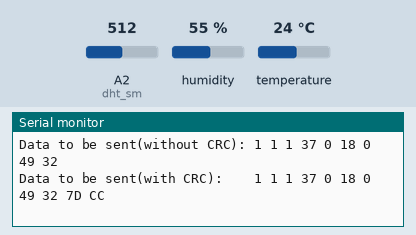
The sketch below on a simulated Arduino Uno, built with avr-gcc and run on an emulated ATmega328P. On the bench: the last lines printed to the serial monitor. The inputs (shaded band) are chosen by the test bench; at power-on: humidity 55 %, A2 (dht_sm) = 512, temperature 24 °C. No radio packets arrive unless stated.

Above: at 2.0 s.
2.1 s: humidity set to 22 %
At 3.5 s:
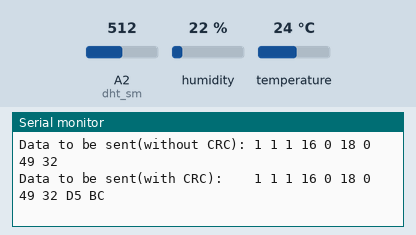
5.3 s: A2 (dht_sm) set to 716
At 7.1 s:
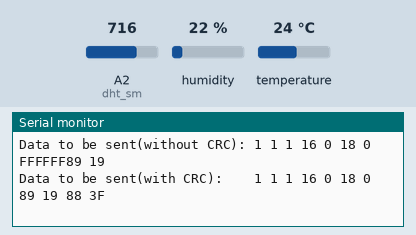
7.7 s: temperature set to 12 °C
At 10.3 s:
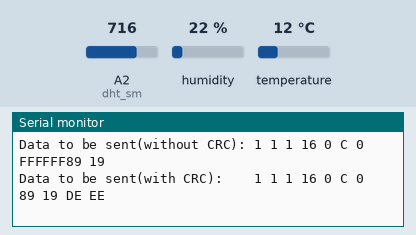
11.3 s: A2 (dht_sm) set to 900
At 13.1 s:
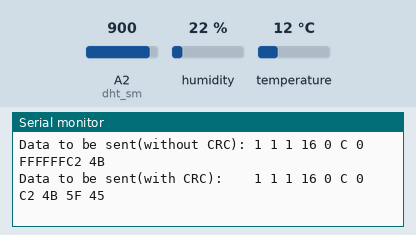
13.7 s: humidity set to 40 %
At 15.3 s:
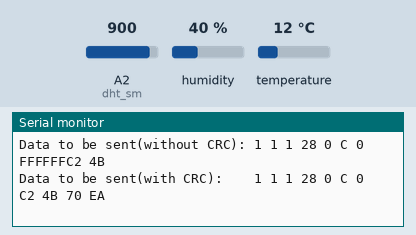
17.3 s: A2 (dht_sm) set to 1023
At 19.1 s:
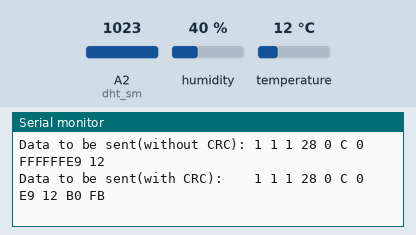
Timing chart, 0 to 20.6 s (numbered marks = the images above; inputs shaded):
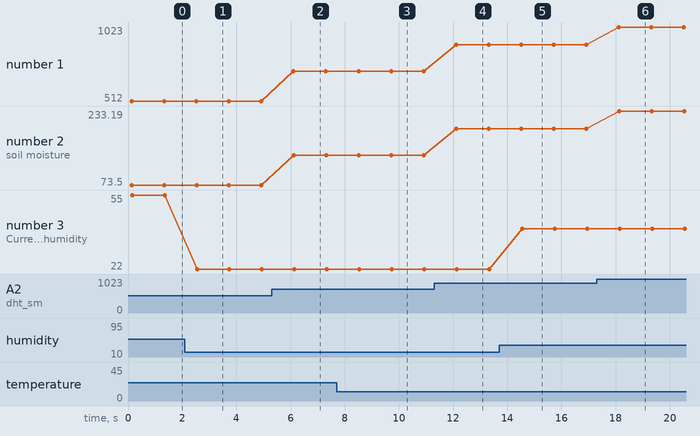

Measured:
- after the input at 2.1 s, the serial monitor: prints a new line after 0.45 s (image 1)
- after the input at 5.3 s, the serial monitor: prints a new line after 0.80 s (image 2)
- after the input at 7.7 s, the serial monitor: prints a new line after 2.0 s (image 3)
- after the input at 11.3 s, the serial monitor: prints a new line after 0.82 s (image 4)
- after the input at 13.7 s, the serial monitor: prints a new line after 0.85 s (image 5)
- after the input at 17.3 s, the serial monitor: prints a new line after 0.82 s (image 6)
- plotted number 1: 512 → 716 after the input at 5.3 s, 716 → 900 after the input at 11.3 s, 900 → 1023 after the input at 17.3 s
- plotted number 2: 73.5 → 137.25 after the input at 5.3 s, 137.25 → 194.75 after the input at 11.3 s, 194.75 → 233.19 after the input at 17.3 s

The sketch:

LoRa_Client_For_Sending_Data.ino
```cpp
/*
  Require Library:
  https://github.com/dragino/RadioHead

  Upload Data to IoT Server ThingSpeak (https://thingspeak.com/):
  Support Devices: LoRa Shield + Arduino

  Example sketch showing how to read Temperature and Humidity from DHT11 sensor,
  Then send the value to LoRa Gateway, the LoRa Gateway will send the value to the
  IoT server
  It is designed to work with the other sketch dht11_server.
  modified 24 11 2016
  by Edwin Chen <support@dragino.com>
  Dragino Technology Co., Limited
*/

#include <DHT.h>
#include <SPI.h>
#include <RH_RF95.h>

#define dht_tnh A0 // Use A0 pin as Data pin for DHT11.
#define dht_sm A2 //\

RH_RF95 rf95;
DHT dht (dht_tnh, DHT22);

byte bGlobalErr;
char dht_dat[7]; // Store Sensor Data
char node_id[3] = {1,1,1}; //LoRa End Node ID

float frequency = 868.0;
unsigned int count = 1;

void setup()
{
    dht.begin();

    Serial.begin(9600);
    if (!rf95.init())
        Serial.println("init failed");

    // Setup ISM frequency
    rf95.setFrequency(frequency);

    // Setup Power,dBm
    rf95.setTxPower(17);

    //rf95.setSyncWord(0x34); Not using

    Serial.println("LoRa End Node Example --");
    Serial.println("    DHT11 Temperature and Humidity Sensor\n");
    Serial.print("LoRa End Node ID: ");

    for(int i = 0;i < 3; i++)
    {
        Serial.print(node_id[i],HEX);
    }
    Serial.println();

}

//Get Sensor Data
void ReadDHT()
{
    bGlobalErr=0;

    float temperature = dht.readTemperature();
    float humidity = dht.readHumidity();
    float soil_moisture = readVH400(dht_sm);
    Serial.print("soil_moisture");
    Serial.println(soil_moisture);

    dht_dat[0] = (int)(humidity); // humidity
    dht_dat[1] = (unsigned int)(humidity*100) % 100;
    dht_dat[2] = (int)(temperature); // temperature
    dht_dat[3] = (unsigned int)(temperature * 100) % 100;
    dht_dat[5] = (int)(soil_moisture);  // soil moisture
    dht_dat[6] = (unsigned int)(soil_moisture*100) % 100;
};

//Do not change
uint16_t calcByte(uint16_t crc, uint8_t b)
{
    uint32_t i;
    crc = crc ^ (uint32_t)b << 8;

    for ( i = 0; i < 8; i++)
    {
        if ((crc & 0x8000) == 0x8000)
            crc = crc << 1 ^ 0x1021;
        else
            crc = crc << 1;
    }
    return crc & 0xffff;
}
//Do not change.
uint16_t CRC16(uint8_t *pBuffer,uint32_t length)
{
    uint16_t wCRC16=0;
    uint32_t i;
    if (( pBuffer==0 )||( length==0 ))
    {
      return 0;
    }
    for ( i = 0; i < length; i++)
    {
      wCRC16 = calcByte(wCRC16, pBuffer[i]);
    }
    return wCRC16;
}

void loop()
{
    Serial.print("###########    ");
    Serial.print("COUNT=");
    Serial.print(count);
    Serial.println("    ###########");
    count++;

    //Get sensor data
    ReadDHT();

    //Make array for send data.
    char data[50] = {0} ;
    int dataLength = 9; // Payload Length

    // Use data[0], data[1],data[2] as Node ID
    data[0] = node_id[0] ;
    data[1] = node_id[1] ;
    data[2] = node_id[2] ;

    data[3] = dht_dat[0];//Get Humidity Integer Part
    data[4] = dht_dat[1];//Get Humidity Decimal Part
    data[5] = dht_dat[2];//Get Temperature Integer Part
    data[6] = dht_dat[3];//Get Temperature Decimal Part
    data[7] = dht_dat[5];//Get soil adove 2digit
    data[8] = dht_dat[6];//Get soil under 2digit

    //Check error
    switch (bGlobalErr)
    {
      case 0:
          Serial.print("Current humidity = ");
          Serial.print(data[3], DEC);//Show humidity
          Serial.print(".");
          Serial.print(data[4], DEC);//Show humidity
          Serial.print("%  ");
          Serial.print("temperature = ");
          Serial.print(data[5], DEC);//Show temperature
          Serial.print(".");
          Serial.print(data[6], DEC);//Show temperature
          Serial.print("C  ");
          Serial.print("soil moisture = ");
          Serial.print((int)data[7], DEC);//Show soil moisture
          Serial.print(".");
          Serial.print((int)data[8], DEC);
          Serial.println("%");
          break;
       default:
          Serial.println("Error: Unrecognized code encountered.");
          break;
    }

    //get CRC DATA
    uint16_t crcData = CRC16((unsigned char*)data,dataLength);

    //Serial.println(crcData,HEX);
    Serial.print("Data to be sent(without CRC): ");

    int i;
    for(i = 0;i < dataLength; i++)
    {
        Serial.print(data[i],HEX);
        Serial.print(" ");
    }
    Serial.println();

    unsigned char sendBuf[50]={0};

    for(i = 0;i < dataLength;i++)
    {
        sendBuf[i] = data[i] ;
    }

    sendBuf[dataLength] = (unsigned char)crcData; // Add CRC to LoRa Data
    sendBuf[dataLength+1] = (unsigned char)(crcData>>8); // Add CRC to LoRa Data

    Serial.print("Data to be sent(with CRC):    ");
    for(i = 0;i < (dataLength + 2); i++)
    {
        Serial.print(sendBuf[i],HEX);
        Serial.print(" ");
    }
    Serial.println();

//   //Send LoRa Data
//    rf95.send(sendBuf, dataLength+2);
//
//    uint8_t buf[RH_RF95_MAX_MESSAGE_LEN];//Reply data array
//    uint8_t len = sizeof(buf);//reply data length
//
//    if (rf95.waitAvailableTimeout(3000))// Check If there is reply in 3 seconds.
//    {
//        // Should be a reply message for us now
//        if (rf95.recv(buf, &len))//check if reply message is correct
//        {
//            if(buf[0] == node_id[0] && buf[1] == node_id[2] && buf[2] == node_id[2] ) // Check if reply message has the our node ID
//            {
//                pinMode(4, OUTPUT);
//                digitalWrite(4, HIGH);
//                Serial.print("Got Reply from Gateway: ");//print reply
//                Serial.println((char*)buf);
//
//                delay(400);
//                digitalWrite(4, LOW);
//                Serial.print("RSSI: ");  // print RSSI
//                Serial.println(rf95.lastRssi(), DEC);
//            }
//        }
//        else
//        { //When receive is failed. (From gateway | server)
//           Serial.println("recv failed");//
//           rf95.send(sendBuf, strlen((char*)sendBuf));//resend if no reply
//        }
//    }
//    else
//    {
//        Serial.println("No reply, is LoRa gateway running?");//No signal reply
//        rf95.send(sendBuf, strlen((char*)sendBuf));//resend data
//    }
    delay(1000); // Send sensor data every 30 seconds
    Serial.println("");
}


float readVH400(int analogPin) {
  // This function returns Volumetric Water Content by converting the analogPin value to voltage
  // and then converting voltage to VWC using the piecewise regressions provided by the manufacturer
  // at http://www.vegetronix.com/Products/VH400/VH400-Piecewise-Curve.phtml

  // NOTE: You need to set analogPin to input in your setup block
  //   ex. pinMode(<analogPin>, INPUT);
  //   replace <analogPin> with the number of the pin you're going to read from.

  // Read value and convert to voltage
//  int sensor1DN = analogRead(analogPin);
  int sensor1DN = analogRead(dht_sm);
  Serial.println(sensor1DN);
  float sensorVoltage = sensor1DN * (3.0 / 600.0);
  float VWC;
//  Serial.println(sensorVoltage);
  // Calculate VWC
  if(sensorVoltage <= 1.1) {
    VWC = 10*sensorVoltage-1;
  } else if(sensorVoltage > 1.1 && sensorVoltage <= 1.3) {
    VWC = 25*sensorVoltage-17.5;
  } else if(sensorVoltage > 1.3 && sensorVoltage <= 1.82) {
    VWC = 48.08*sensorVoltage-47.5;
  } else if(sensorVoltage > 1.82 && sensorVoltage <= 2.2) {
    VWC = 26.32*sensorVoltage-7.89;
  } else if(sensorVoltage > 2.2 ){
    VWC = 62.5*sensorVoltage-87.5;
  }
  return(VWC+1);
}
```
